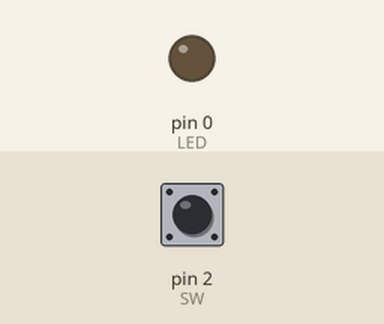
This sketch was run on a simulated Arduino Uno, built with avr-gcc and run on an emulated ATmega328P. Shown: output pins drawn as LEDs (lit = HIGH). The test bench sets the inputs (shaded band); at power-on: pin 2 (SW) HIGH.

Above: at 1.2 s.
1.3 s: pin 2 (SW) pulled LOW for 0.15 s
At 1.37 s:
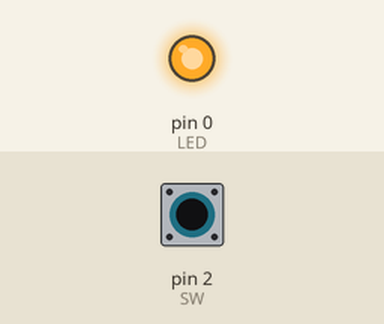
2.9 s: pin 2 (SW) pulled LOW for 3.2 s
At 6.5 s:
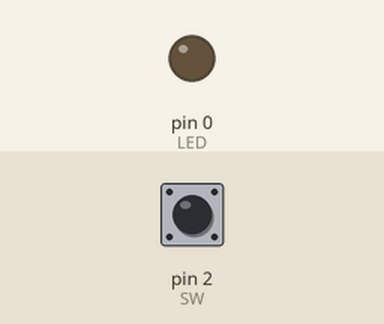
Timing chart, 0 to 8.0 s (numbered marks = the images above; inputs shaded):
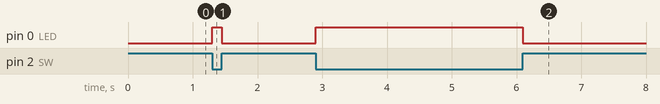

The sketch:

inputSW.ino
```cpp
// Target MCU: ATTiny13

#define LED 0
#define SW 2
#define DURATION 370
void setup()
{
  pinMode(LED,OUTPUT);
  pinMode(SW,INPUT);
}

void loop()
{
  if (digitalRead(SW) == LOW)
  {
    digitalWrite(LED, HIGH);
    //delay(DURATION);
  }
  else
  {
    digitalWrite(LED, LOW);
    //delay(DURATION);
  }
}
```

Measured:
- after the input at 1.3 s, pin 0 (LED): LOW → HIGH at once, → LOW 0.15 s later
- after the input at 2.9 s, pin 0 (LED): LOW → HIGH at once, → LOW 3.2 s later
